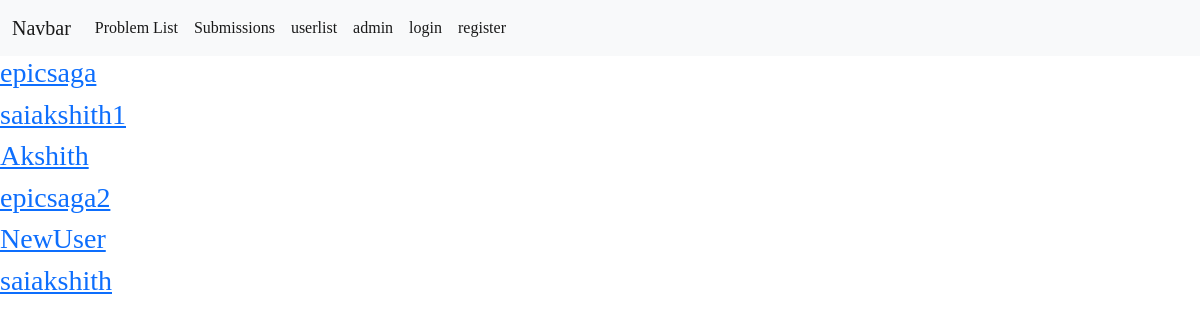
Page /Main_app/userlist/ on the committed database.
### Main_app/models.py (models this page shows, shortened)
class User_info(models.Model):
    user = models.OneToOneField(User,on_delete=models.CASCADE,default=True,related_name='user_info')
    is_problemsetter = models.BooleanField(default=False)
    points = models.IntegerField(default=0)
    profile_pic = models.ImageField(upload_to='profile_pics',blank=True)

### Main_app/views.py (the view)
# urls.py: path('userlist/',views.user_list.as_view(),name='userlist'),
class user_list(ListView):
    model = models.User_info
    context_object_name = 'user'
    template_name = 'Main_app/user_list.html'

### Main_app/context_processors.py (called while the page is built)
def pass_user(request):
    print(request)
    print('I came inside atleast this time')
    return {'user_context': request.user}

### Main_app/templates/Main_app/user_list.html
{%extends './base.html' %}
{% block content %}
    {% for smalluser in user|dictsortreversed:"points"%}
       <h3><a href="/Main_app/user/{{ smalluser.pk}}">{{ smalluser.user.username}}</a></h3>
    {% endfor%}
{% endblock %}

### Main_app/templates/Main_app/base.html (style rules this page uses)
body { font-family: 'Open Sans', sans-serif; font-family: 'Rokkitt', serif; }

### rows in the picture
User_info: user.username "epicsaga"
User_info: user.username "saiakshith1"
User_info: user.username "Akshith"
User_info: user.username "epicsaga2"
User_info: user.username "NewUser"
User_info: user.username "saiakshith"
